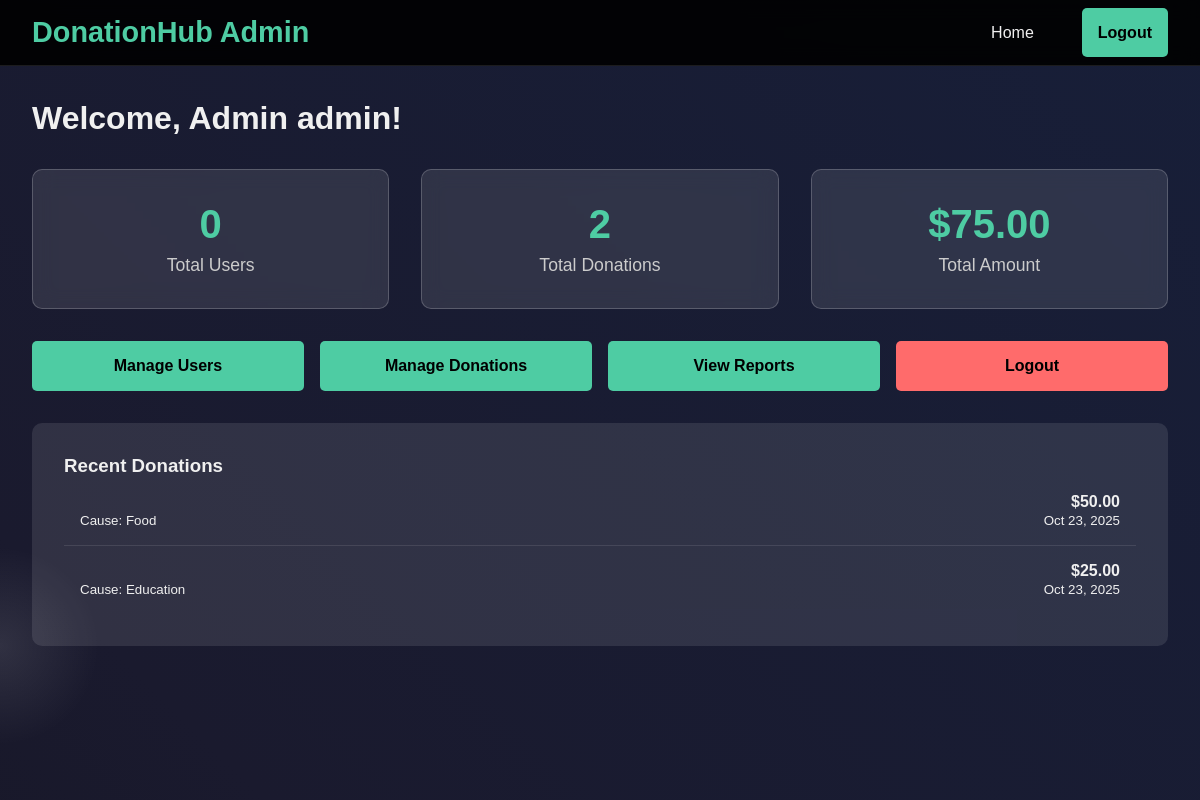
The app's page /admin_dashboard.php (signed in) with its own data.
### tables this page shows
CREATE TABLE IF NOT EXISTS donations (
    id INT AUTO_INCREMENT PRIMARY KEY,
    user_id INT,
    amount DECIMAL(10,2) NOT NULL,
    cause VARCHAR(100) NOT NULL,
    donation_date TIMESTAMP DEFAULT CURRENT_TIMESTAMP,
    status ENUM('pending', 'completed', 'failed') DEFAULT 'completed',
    FOREIGN KEY (user_id) REFERENCES users(id)
);

### admin_dashboard.php (the view, shortened to what this page needs)
<?php
$users_count = mysqli_query($conn, "SELECT COUNT(*) as total FROM users");
$users_total = mysqli_fetch_assoc($users_count)['total'];
$donations_count = mysqli_query($conn, "SELECT COUNT(*) as total FROM donations");
$donations_total = mysqli_fetch_assoc($donations_count)['total'];
$total_amount = mysqli_query($conn, "SELECT SUM(amount) as total FROM donations WHERE status='completed'");
$amount_total = mysqli_fetch_assoc($total_amount)['total'] ?? 0;
?>
<!DOCTYPE html>
<html lang="en">
<head>
    <link rel="stylesheet" href="style.css">
</head>
<body>
    <div class="animated-bg"></div>
    <nav class="navbar">
        <div class="nav-container">
            <div class="nav-logo">
                <h2>DonationHub Admin</h2>
            </div>
            <ul class="nav-menu">
                <li class="nav-item"><a href="index.html" class="nav-link">Home</a></li>
                <li class="nav-item"><a href="logout.php" class="nav-link admin-btn">Logout</a></li>
            </ul>
        </div>
    </nav>
    <div class="container" style="margin-top: 100px;">
        <h1>Welcome, Admin <?php echo $_SESSION['admin_username']; ?>!</h1>
        <div class="stats-grid">
            <div class="stat-card">
                <div class="stat-number"><?php echo $users_total; ?></div>
                <div class="stat-label">Total Users</div>
            </div>
            <div class="stat-card">
                <div class="stat-number"><?php echo $donations_total; ?></div>
                <div class="stat-label">Total Donations</div>
            </div>
            <div class="stat-card">
                <div class="stat-number">$<?php echo number_format($amount_total, 2); ?></div>
                <div class="stat-label">Total Amount</div>
            </div>
        </div>
        <div class="admin-actions">
            <a href="manage_users.php" class="admin-btn">Manage Users</a>
            <a href="manage_donations.php" class="admin-btn">Manage Donations</a>
            <a href="view_reports.php" class="admin-btn">View Reports</a>
            <a href="logout.php" class="admin-btn danger">Logout</a>
        </div>
        <div class="recent-donations">
            <h3>Recent Donations</h3>
            <?php
            $recent_sql = "SELECT d.*, u.name as user_name
                          FROM donations d
                          LEFT JOIN users u ON d.user_id = u.id
                          ORDER BY d.donation_date DESC
                          LIMIT 5";
            $recent_result = mysqli_query($conn, $recent_sql);
            if (mysqli_num_rows($recent_result) > 0) {
                while($donation = mysqli_fetch_assoc($recent_result)) {
                    echo '<div class="donation-item">';
                    echo '<div>';
                    echo '<br><small>Cause: ' . ucfirst($donation['cause']) . '</small>';
                    echo '</div>';
                    echo '<div style="text-align: right;">';
                    echo '<strong>$' . number_format($donation['amount'], 2) . '</strong>';
                    echo '<br><small>' . date('M j, Y', strtotime($donation['donation_date'])) . '</small>';
                    echo '</div>';
                    echo '</div>';
                }
            } else {
                echo '<p>No donations yet.</p>';
            }
            ?>
        </div>
    </div>
</body>
</html>

### style.css (style rules this page uses)
* { margin: 0; padding: 0; box-sizing: border-box; }
body { font-family: 'Arial', sans-serif; overflow-x: hidden; color: #f0f0f0; background: #111; }
.animated-bg { position: fixed; top: 0; left: 0; width: 100%; height: 100%; background: linear-gradient(45deg, #0c0c0c, #1a1a2e, #16213e, #0f3460); background-size: 400% 400%; animation: gradientShift 15s ease infinite; z-index: -2; }
.navbar { position: fixed; top: 0; width: 100%; background: rgba(0, 0, 0, 0.9); backdrop-filter: blur(10px); padding: 1rem 0; z-index: 1000; border-bottom: 1px solid rgba(255, 255, 255, 0.1); }
.nav-container { max-width: 1200px; margin: 0 auto; display: flex; justify-content: space-between; align-items: center; padding: 0 2rem; }
.nav-logo h2 { color: #4ecca3; font-size: 1.8rem; }
.nav-menu { display: flex; list-style: none; gap: 2rem; }
.nav-link { color: #f0f0f0; text-decoration: none; transition: color 0.3s ease; padding: 0.5rem 1rem; border-radius: 5px; }
.admin-btn { background: #ff6b6b; color: #000 !important; font-weight: bold; }
.container { max-width: 1200px; margin: 0 auto; padding: 0 2rem; }

### admin_dashboard.php (style rules this page uses)
.stats-grid { display: grid; grid-template-columns: repeat(auto-fit, minmax(250px, 1fr)); gap: 2rem; margin: 2rem 0; }
.stat-card { background: rgba(255, 255, 255, 0.1); padding: 2rem; border-radius: 10px; text-align: center; backdrop-filter: blur(10px); border: 1px solid rgba(255, 255, 255, 0.2); }
.stat-number { font-size: 2.5rem; font-weight: bold; color: #4ecca3; margin-bottom: 0.5rem; }
.stat-label { color: #ccc; font-size: 1.1rem; }
.admin-actions { display: grid; grid-template-columns: repeat(auto-fit, minmax(200px, 1fr)); gap: 1rem; margin: 2rem 0; }
.admin-btn { padding: 1rem; background: #4ecca3; color: #000; text-decoration: none; border-radius: 5px; text-align: center; font-weight: bold; transition: all 0.3s ease; }
.admin-btn.danger { background: #ff6b6b; }
.recent-donations { background: rgba(255, 255, 255, 0.1); padding: 2rem; border-radius: 10px; margin-top: 2rem; }
.donation-item { display: flex; justify-content: space-between; padding: 1rem; border-bottom: 1px solid rgba(255, 255, 255, 0.1); }
.donation-item:last-child { border-bottom: none; }

### records on screen
donations: cause "Food", amount "50.00", donation_date "Oct 23, 2025"
donations: cause "Education", amount "25.00", donation_date "Oct 23, 2025"

### other values on screen
$_SESSION['admin_username'] "admin"
$users_total "0"
$donations_total "2"
$amount_total "75.00"
